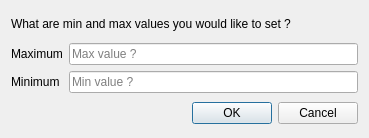
<?xml version="1.0" encoding="UTF-8"?>
<ui version="4.0">
 <class>popup_dialog</class>
 <widget class="QDialog" name="popup_dialog">
  <property name="geometry">
   <rect>
    <x>0</x>
    <y>0</y>
    <width>369</width>
    <height>138</height>
   </rect>
  </property>
  <property name="windowTitle">
   <string>New range</string>
  </property>
  <layout class="QVBoxLayout" name="verticalLayout">
   <item>
    <widget class="QLabel" name="popup_question_label">
     <property name="text">
      <string>What are min and max values you would like to set ?</string>
     </property>
    </widget>
   </item>
   <item>
    <layout class="QFormLayout" name="popup_form_layout">
     <item row="0" column="0">
      <widget class="QLabel" name="popup_max_label">
       <property name="text">
        <string>Maximum</string>
       </property>
       <property name="buddy">
        <cstring>popup_max_val</cstring>
       </property>
      </widget>
     </item>
     <item row="0" column="1">
      <widget class="QLineEdit" name="popup_max_val">
       <property name="placeholderText">
        <string>Max value ?</string>
       </property>
      </widget>
     </item>
     <item row="1" column="0">
      <widget class="QLabel" name="popup_min_label">
       <property name="text">
        <string>Minimum</string>
       </property>
       <property name="buddy">
        <cstring>popup_min_val</cstring>
       </property>
      </widget>
     </item>
     <item row="1" column="1">
      <widget class="QLineEdit" name="popup_min_val">
       <property name="placeholderText">
        <string>Min value ?</string>
       </property>
      </widget>
     </item>
    </layout>
   </item>
   <item>
    <layout class="QHBoxLayout" name="horizontalLayout">
     <item>
      <widget class="QLabel" name="popup_err_msg">
       <property name="text">
        <string>&lt;html&gt;&lt;head/&gt;&lt;body&gt;&lt;p&gt;&lt;br/&gt;&lt;/p&gt;&lt;/body&gt;&lt;/html&gt;</string>
       </property>
      </widget>
     </item>
     <item>
      <widget class="QDialogButtonBox" name="popup_answer_box">
       <property name="standardButtons">
        <set>QDialogButtonBox::Cancel|QDialogButtonBox::Ok</set>
       </property>
      </widget>
     </item>
    </layout>
   </item>
  </layout>
 </widget>
 <resources/>
 <connections>
  <connection>
   <sender>popup_answer_box</sender>
   <signal>accepted()</signal>
   <receiver>popup_dialog</receiver>
   <slot>accept()</slot>
   <hints>
    <hint type="sourcelabel">
     <x>387</x>
     <y>263</y>
    </hint>
    <hint type="destinationlabel">
     <x>386</x>
     <y>-15</y>
    </hint>
   </hints>
  </connection>
  <connection>
   <sender>popup_answer_box</sender>
   <signal>rejected()</signal>
   <receiver>popup_dialog</receiver>
   <slot>reject()</slot>
   <hints>
    <hint type="sourcelabel">
     <x>387</x>
     <y>263</y>
    </hint>
    <hint type="destinationlabel">
     <x>418</x>
     <y>-14</y>
    </hint>
   </hints>
  </connection>
 </connections>
</ui>
